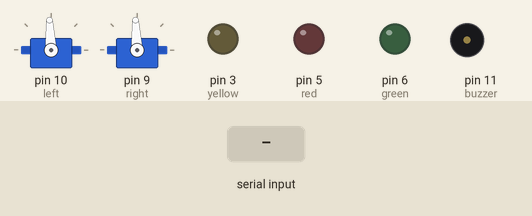
The sketch below on a simulated Arduino Uno, built with avr-gcc and run on an emulated ATmega328P. On the bench: 2 × servo, output pins drawn as LEDs (lit = HIGH), buzzer (waves = sounding). The test bench sets the inputs (shaded band). What the sketch prints to the serial monitor is not drawn.

Above: at 1.2 s.
1.3 s: "b\n" received over Serial
2.8 s: byte 97 ('a') received over Serial
At 3.4 s:
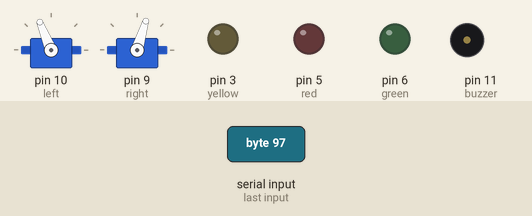
4.3 s: byte 99 ('c') received over Serial
At 5.5 s:
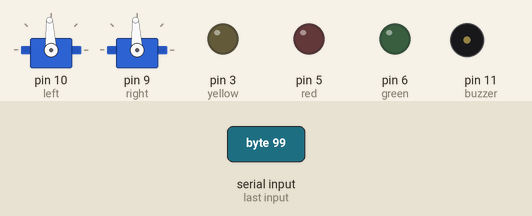
5.8 s: byte 100 ('d') received over Serial
7.3 s: byte 112 ('p') received over Serial
At 8.0 s:
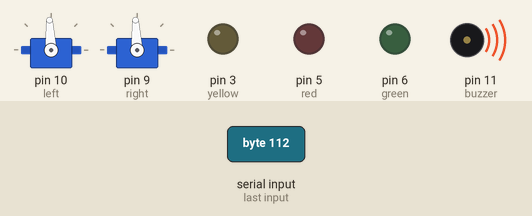
8.8 s: byte 101 ('e') received over Serial
Timing chart, 0 to 11.8 s (numbered marks = the images above; inputs shaded):
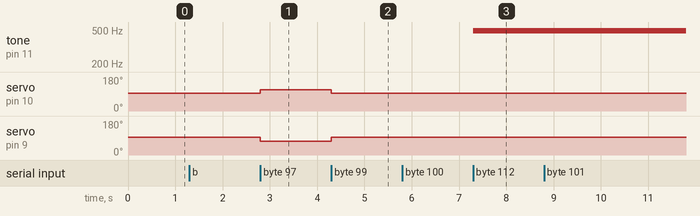

Measured:
- after the input at 1.3 s, every drawn part: stays the same
- after the input at 2.8 s, servo on pin 10 (left): 93° → 112° at once; servo on pin 9 (right): 93° → 73° at once
- after the input at 4.3 s, servo on pin 10 (left): 112° → 93° at once; servo on pin 9 (right): 73° → 93° at once
- after the input at 5.8 s, every drawn part: stays the same
- after the input at 7.3 s, tone on pin 11 (buzzer): silent → 490 Hz at once
- after the input at 8.8 s, every drawn part: stays the same

The sketch:

test_diag_program.ino
```cpp
/* Team 1073's Arduino Boebot Diagnostics Program
Created for use on the Arduino BoeBot
Last Updated: 9/8/2014

Program: Run this program when you first create your BoeBot to
  1) confirm that all the sensors are working and
  2) calibrate any sensors or servos if necessary

IMPORTANT NOTES:   1)This program will not function properly if your hardware is connected to different ports than the reference design. Please see the pinout file for hardware ports.
                   1)If you are looking to test the phototransistors (light sensors), open the file in the same directory called light_sensor_diag
                   Please see the readme if you need more help, also located in this directory (to be written)
*/
#include <NewPing.h>
#include <Servo.h>

Servo left;
Servo right;

#define TRIGGER_PIN  12
#define ECHO_PIN     8
#define MAX_DISTANCE 200

NewPing sonar(TRIGGER_PIN, ECHO_PIN, MAX_DISTANCE);

int buzzer = 11;

int yellow = 3;
int green = 6;
int red = 5;

int pot = 5;
int button = 7;

int counter = 0;
char val = 0;
char prev_val = 0;

void stop_bot(){
  left.writeMicroseconds(1500);
  right.writeMicroseconds(1500);
}
void forward(){
  left.writeMicroseconds(1700);
  right.writeMicroseconds(1300);
}
void setup(){
  left.attach(10);
  right.attach(9);
  Serial.begin(9600);
  pinMode(yellow, OUTPUT);
  pinMode(red, OUTPUT);
  pinMode(green, OUTPUT);
  stop_bot();
  Serial.println("Welcome to 1073's Boebot diagnostics and setup program. To begin, type b into the console window. \n");
}

void loop(){
  if(Serial.available() > 0){
    val = Serial.read();
  }
  if(val == prev_val){
    val = 0;
  }
  if(val == 'b' && counter == 0){
    Serial.println("First, let's calibrate the drive servos. make sure you have a philips head screwdriver for adjusting the potentiometer inside the servos ready. press a to continue. \n");
    counter = 1;
  }
  if(val == 'a' && counter == 1){
    forward();
    Serial.println("Both servos are now running in a forward direction. If one or both servos are not running, check your connections or the batteries for your BoeBot. if both are moving, press c to continue. \n");
    counter = 2;
  }
  if(val == 'c' && counter == 2){
    stop_bot();
    Serial.println("The Boebot is currently being told to stop. If one or more of the servos are still moving, then they need to be calibrated. use a screwdriver and adjust the potentiometer in each servo until the servo stops rotating. Once both are no longer moving, press d to continue. \n");
    counter = 3;
  }
  if(val == 'd' && counter == 3){
    Serial.println("Next, let's test the buzzer. When ready, press p to play a noise from the buzzer for 2 seconds. If you hear something, press e to continue. if not, check your connections. \n");
    counter = 4;
  }
  if(val == 'p' && counter == 4){
    analogWrite(buzzer, 15);
    delay(2000);
    analogWrite(buzzer, 0);
    counter = 5;
  }
  if(val == 'e' && counter == 5){
    Serial.println("Great. let's check the led's now to make sure they work. press t to turn on all three lights for 2 seconds. if one or more do not, then again, check your connections or your resistor. If they all work, press f to continue. \n");
    counter = 6;
  }
  if(val == 't' && counter == 6){
    digitalWrite(green, HIGH);
    digitalWrite(red, HIGH);
    digitalWrite(yellow, HIGH);
    delay(2000);
    digitalWrite(green, LOW);
    digitalWrite(red, LOW);
    digitalWrite(yellow, LOW);
    counter = 7;
  }
  if(val == 'f' && counter == 7){
    Serial.println("Great! Now we will test the ultrasonic module. Place an object in front of the sensor. ");
    Serial.println("Press g to print the ultrasonic output to the console. The sensor will print what it sees for 3 seconds, with a new output every 100ms. \n");
    counter = 8;
  }
  if(val == 'g' && counter == 8){
    for(int i = 0;i<30;i++){
      delay(100);
      unsigned int uS = sonar.ping();
      Serial.print("Ping: ");
      Serial.print(uS / US_ROUNDTRIP_CM);
      Serial.println("cm");
      }
    Serial.println("Ultrasonic values printed. press h to continue. \n");
    counter = 9;
  }
  if(val == 'h' && counter == 9){
    Serial.println("Now to test the potentiometer and button. As you turn the dial, the red led should dim. ");
    Serial.print("Pressing the button should toggle the green led. If both work, then your BoeBot is fully functional! \n");
    counter = 10;
  }
  if(counter == 10){
    int potVal = analogRead(pot);
    analogWrite(red, potVal/6);
    int buttonVal = digitalRead(button);
    if(buttonVal == 1){
      digitalWrite(green, HIGH);
    }
    else{
      digitalWrite(green, LOW);
    }
  }
  prev_val = val;
}
```
